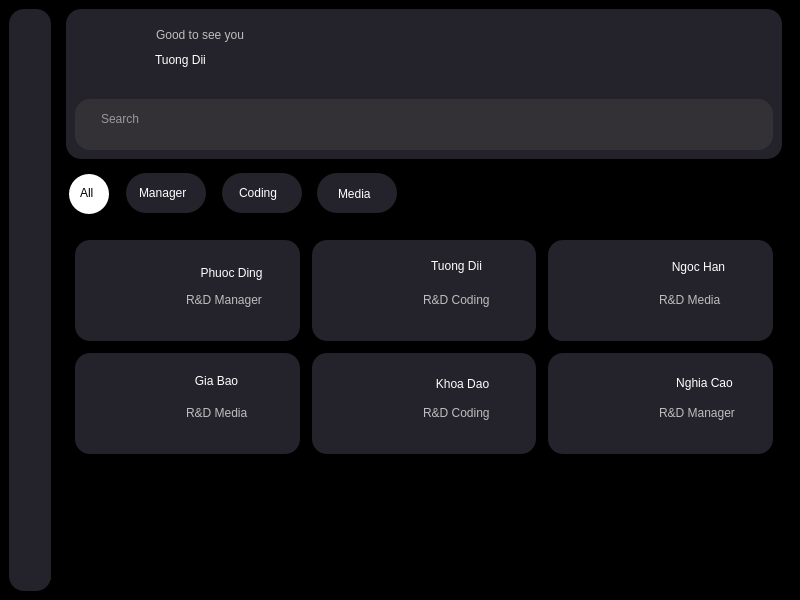
<?xml version="1.0" encoding="UTF-8"?>
<ui version="4.0">
 <class>MainWindow</class>
 <widget class="QMainWindow" name="MainWindow">
  <property name="geometry">
   <rect>
    <x>0</x>
    <y>0</y>
    <width>800</width>
    <height>600</height>
   </rect>
  </property>
  <property name="windowTitle">
   <string>MainWindow</string>
  </property>
  <property name="styleSheet">
   <string notr="true">background-color: black;</string>
  </property>
  <widget class="QWidget" name="centralwidget">
   <layout class="QHBoxLayout" name="horizontalLayout">
    <item>
     <widget class="QWidget" name="widget" native="true">
      <property name="minimumSize">
       <size>
        <width>42</width>
        <height>0</height>
       </size>
      </property>
      <property name="maximumSize">
       <size>
        <width>42</width>
        <height>16777215</height>
       </size>
      </property>
      <property name="styleSheet">
       <string notr="true">background-color: #24222A;
border-radius: 15px;</string>
      </property>
      <layout class="QVBoxLayout" name="verticalLayout_3">
       <item>
        <widget class="QWidget" name="widget_8" native="true">
         <widget class="QLabel" name="label_7">
          <property name="geometry">
           <rect>
            <x>1</x>
            <y>11</y>
            <width>20</width>
            <height>20</height>
           </rect>
          </property>
          <property name="text">
           <string/>
          </property>
          <property name="pixmap">
           <pixmap>../img/icons8-home-30.png</pixmap>
          </property>
          <property name="scaledContents">
           <bool>true</bool>
          </property>
         </widget>
         <widget class="QLabel" name="label_8">
          <property name="geometry">
           <rect>
            <x>1</x>
            <y>41</y>
            <width>20</width>
            <height>20</height>
           </rect>
          </property>
          <property name="text">
           <string/>
          </property>
          <property name="pixmap">
           <pixmap>../img/icons8-images-folder-48.png</pixmap>
          </property>
          <property name="scaledContents">
           <bool>true</bool>
          </property>
         </widget>
         <widget class="QLabel" name="label_9">
          <property name="geometry">
           <rect>
            <x>2</x>
            <y>71</y>
            <width>20</width>
            <height>20</height>
           </rect>
          </property>
          <property name="text">
           <string/>
          </property>
          <property name="pixmap">
           <pixmap>../img/icons8-friends-48.png</pixmap>
          </property>
          <property name="scaledContents">
           <bool>true</bool>
          </property>
         </widget>
        </widget>
       </item>
       <item>
        <widget class="QWidget" name="widget_9" native="true">
         <property name="minimumSize">
          <size>
           <width>40</width>
           <height>40</height>
          </size>
         </property>
         <property name="maximumSize">
          <size>
           <width>40</width>
           <height>40</height>
          </size>
         </property>
         <widget class="QLabel" name="label_6">
          <property name="geometry">
           <rect>
            <x>2</x>
            <y>13</y>
            <width>20</width>
            <height>20</height>
           </rect>
          </property>
          <property name="text">
           <string/>
          </property>
          <property name="pixmap">
           <pixmap>../img/icons8-qr-64.png</pixmap>
          </property>
          <property name="scaledContents">
           <bool>true</bool>
          </property>
         </widget>
        </widget>
       </item>
      </layout>
     </widget>
    </item>
    <item>
     <widget class="QWidget" name="widget_2" native="true">
      <property name="styleSheet">
       <string notr="true"/>
      </property>
      <layout class="QVBoxLayout" name="verticalLayout">
       <property name="topMargin">
        <number>0</number>
       </property>
       <item>
        <widget class="QWidget" name="widget_3" native="true">
         <property name="minimumSize">
          <size>
           <width>0</width>
           <height>150</height>
          </size>
         </property>
         <property name="maximumSize">
          <size>
           <width>16777215</width>
           <height>150</height>
          </size>
         </property>
         <property name="styleSheet">
          <string notr="true">background-color: #24222A;
border-radius: 15px;</string>
         </property>
         <layout class="QVBoxLayout" name="verticalLayout_2">
          <property name="topMargin">
           <number>0</number>
          </property>
          <item>
           <widget class="QFrame" name="frame">
            <property name="frameShape">
             <enum>QFrame::StyledPanel</enum>
            </property>
            <property name="frameShadow">
             <enum>QFrame::Raised</enum>
            </property>
            <layout class="QHBoxLayout" name="horizontalLayout_2">
             <property name="leftMargin">
              <number>0</number>
             </property>
             <property name="topMargin">
              <number>0</number>
             </property>
             <property name="rightMargin">
              <number>0</number>
             </property>
             <property name="bottomMargin">
              <number>0</number>
             </property>
             <item>
              <widget class="QWidget" name="widget_6" native="true">
               <widget class="QLabel" name="lblUser">
                <property name="geometry">
                 <rect>
                  <x>-3</x>
                  <y>8</y>
                  <width>70</width>
                  <height>70</height>
                 </rect>
                </property>
                <property name="text">
                 <string/>
                </property>
                <property name="pixmap">
                 <pixmap>../img/TuongDii.png</pixmap>
                </property>
                <property name="scaledContents">
                 <bool>true</bool>
                </property>
               </widget>
               <widget class="QLabel" name="label_3">
                <property name="enabled">
                 <bool>false</bool>
                </property>
                <property name="geometry">
                 <rect>
                  <x>81</x>
                  <y>18</y>
                  <width>121</width>
                  <height>16</height>
                 </rect>
                </property>
                <property name="styleSheet">
                 <string notr="true">font: 11pt &quot;Segoe UI&quot;;</string>
                </property>
                <property name="text">
                 <string>Good to see you</string>
                </property>
               </widget>
               <widget class="QLabel" name="lbUsername">
                <property name="geometry">
                 <rect>
                  <x>80</x>
                  <y>40</y>
                  <width>91</width>
                  <height>21</height>
                 </rect>
                </property>
                <property name="styleSheet">
                 <string notr="true">font: 700 12pt &quot;Arial&quot;;
color: #ffffff;</string>
                </property>
                <property name="text">
                 <string>Tuong Dii</string>
                </property>
               </widget>
              </widget>
             </item>
             <item>
              <widget class="QWidget" name="widget_7" native="true">
               <property name="minimumSize">
                <size>
                 <width>80</width>
                 <height>0</height>
                </size>
               </property>
               <property name="maximumSize">
                <size>
                 <width>80</width>
                 <height>16777215</height>
                </size>
               </property>
               <widget class="QLabel" name="label">
                <property name="geometry">
                 <rect>
                  <x>26</x>
                  <y>20</y>
                  <width>50</width>
                  <height>50</height>
                 </rect>
                </property>
                <property name="text">
                 <string/>
                </property>
                <property name="pixmap">
                 <pixmap>../img/icons8-qr-code-64.png</pixmap>
                </property>
                <property name="scaledContents">
                 <bool>true</bool>
                </property>
               </widget>
              </widget>
             </item>
            </layout>
           </widget>
          </item>
          <item>
           <widget class="QFrame" name="frame_2">
            <property name="minimumSize">
             <size>
              <width>0</width>
              <height>51</height>
             </size>
            </property>
            <property name="maximumSize">
             <size>
              <width>16777215</width>
              <height>51</height>
             </size>
            </property>
            <property name="styleSheet">
             <string notr="true">background-color: #333135;</string>
            </property>
            <property name="frameShape">
             <enum>QFrame::StyledPanel</enum>
            </property>
            <property name="frameShadow">
             <enum>QFrame::Raised</enum>
            </property>
            <layout class="QHBoxLayout" name="horizontalLayout_3">
             <item>
              <widget class="QLabel" name="label_5">
               <property name="maximumSize">
                <size>
                 <width>25</width>
                 <height>25</height>
                </size>
               </property>
               <property name="text">
                <string/>
               </property>
               <property name="pixmap">
                <pixmap>../img/icons8-search-30.png</pixmap>
               </property>
               <property name="scaledContents">
                <bool>true</bool>
               </property>
              </widget>
             </item>
             <item>
              <widget class="QTextEdit" name="textEdit">
               <property name="cursor" stdset="0">
                <cursorShape>IBeamCursor</cursorShape>
               </property>
               <property name="styleSheet">
                <string notr="true">color: white</string>
               </property>
               <property name="placeholderText">
                <string>Search</string>
               </property>
              </widget>
             </item>
            </layout>
           </widget>
          </item>
         </layout>
        </widget>
       </item>
       <item>
        <widget class="QWidget" name="widget_4" native="true">
         <property name="minimumSize">
          <size>
           <width>0</width>
           <height>60</height>
          </size>
         </property>
         <property name="maximumSize">
          <size>
           <width>16777215</width>
           <height>60</height>
          </size>
         </property>
         <property name="styleSheet">
          <string notr="true"/>
         </property>
         <widget class="QGraphicsView" name="graphicsView">
          <property name="geometry">
           <rect>
            <x>3</x>
            <y>9</y>
            <width>40</width>
            <height>40</height>
           </rect>
          </property>
          <property name="styleSheet">
           <string notr="true">border-radius: 20px;
background-color: #FFFFFF;</string>
          </property>
         </widget>
         <widget class="QGraphicsView" name="graphicsView_2">
          <property name="geometry">
           <rect>
            <x>60</x>
            <y>8</y>
            <width>80</width>
            <height>40</height>
           </rect>
          </property>
          <property name="styleSheet">
           <string notr="true">border-radius: 20px;
background-color: #24222A;</string>
          </property>
         </widget>
         <widget class="QGraphicsView" name="graphicsView_5">
          <property name="geometry">
           <rect>
            <x>156</x>
            <y>8</y>
            <width>80</width>
            <height>40</height>
           </rect>
          </property>
          <property name="styleSheet">
           <string notr="true">border-radius: 20px;
background-color: #24222A;</string>
          </property>
         </widget>
         <widget class="QGraphicsView" name="graphicsView_6">
          <property name="geometry">
           <rect>
            <x>251</x>
            <y>8</y>
            <width>80</width>
            <height>40</height>
           </rect>
          </property>
          <property name="styleSheet">
           <string notr="true">border-radius: 20px;
background-color: #24222A;</string>
          </property>
         </widget>
         <widget class="QLabel" name="label_10">
          <property name="geometry">
           <rect>
            <x>14</x>
            <y>20</y>
            <width>21</width>
            <height>16</height>
           </rect>
          </property>
          <property name="styleSheet">
           <string notr="true">background-color: #FFFFFF;
font: 700 10pt &quot;Arial&quot;;</string>
          </property>
          <property name="text">
           <string>All</string>
          </property>
          <property name="scaledContents">
           <bool>true</bool>
          </property>
         </widget>
         <widget class="QLabel" name="label_11">
          <property name="geometry">
           <rect>
            <x>73</x>
            <y>17</y>
            <width>61</width>
            <height>21</height>
           </rect>
          </property>
          <property name="styleSheet">
           <string notr="true">background-color: #24222A;
font: 700 10pt &quot;Arial&quot;;
color: #FFFFFF;</string>
          </property>
          <property name="text">
           <string>Manager</string>
          </property>
         </widget>
         <widget class="QLabel" name="label_12">
          <property name="geometry">
           <rect>
            <x>173</x>
            <y>17</y>
            <width>51</width>
            <height>21</height>
           </rect>
          </property>
          <property name="styleSheet">
           <string notr="true">background-color: #24222A;
font: 700 10pt &quot;Arial&quot;;
color: #FFFFFF;</string>
          </property>
          <property name="text">
           <string>Coding</string>
          </property>
         </widget>
         <widget class="QLabel" name="label_13">
          <property name="geometry">
           <rect>
            <x>272</x>
            <y>18</y>
            <width>51</width>
            <height>21</height>
           </rect>
          </property>
          <property name="styleSheet">
           <string notr="true">background-color: #24222A;
font: 700 10pt &quot;Arial&quot;;
color: #FFFFFF;</string>
          </property>
          <property name="text">
           <string>Media</string>
          </property>
         </widget>
        </widget>
       </item>
       <item>
        <widget class="QWidget" name="widget_5" native="true">
         <property name="styleSheet">
          <string notr="true"/>
         </property>
         <layout class="QGridLayout" name="gridLayout">
          <property name="spacing">
           <number>12</number>
          </property>
          <item row="0" column="1">
           <widget class="QFrame" name="frame_6">
            <property name="styleSheet">
             <string notr="true">background-color: #24222A;
border-radius: 15px;</string>
            </property>
            <property name="frameShape">
             <enum>QFrame::StyledPanel</enum>
            </property>
            <property name="frameShadow">
             <enum>QFrame::Raised</enum>
            </property>
            <widget class="QLabel" name="label_23">
             <property name="enabled">
              <bool>false</bool>
             </property>
             <property name="geometry">
              <rect>
               <x>111</x>
               <y>50</y>
               <width>91</width>
               <height>20</height>
              </rect>
             </property>
             <property name="styleSheet">
              <string notr="true">font: 700 10pt &quot;Arial&quot;;
</string>
             </property>
             <property name="text">
              <string>R&amp;D Coding</string>
             </property>
            </widget>
            <widget class="QPushButton" name="btn_view2">
             <property name="geometry">
              <rect>
               <x>107</x>
               <y>14</y>
               <width>75</width>
               <height>24</height>
              </rect>
             </property>
             <property name="cursor">
              <cursorShape>PointingHandCursor</cursorShape>
             </property>
             <property name="styleSheet">
              <string notr="true">font: 700 12pt &quot;Arial&quot;;
color: #ffffff;</string>
             </property>
             <property name="text">
              <string>Tuong Dii</string>
             </property>
            </widget>
            <widget class="QPushButton" name="btn_viewImg2">
             <property name="geometry">
              <rect>
               <x>1</x>
               <y>6</y>
               <width>101</width>
               <height>90</height>
              </rect>
             </property>
             <property name="cursor">
              <cursorShape>PointingHandCursor</cursorShape>
             </property>
             <property name="text">
              <string/>
             </property>
             <property name="icon">
              <iconset>
               <normaloff>../img/TuongDii.png</normaloff>../img/TuongDii.png</iconset>
             </property>
             <property name="iconSize">
              <size>
               <width>100</width>
               <height>91</height>
              </size>
             </property>
            </widget>
           </widget>
          </item>
          <item row="1" column="2">
           <widget class="QFrame" name="frame_9">
            <property name="styleSheet">
             <string notr="true">background-color: #24222A;
border-radius: 15px;</string>
            </property>
            <property name="frameShape">
             <enum>QFrame::StyledPanel</enum>
            </property>
            <property name="frameShadow">
             <enum>QFrame::Raised</enum>
            </property>
            <widget class="QLabel" name="label_32">
             <property name="enabled">
              <bool>false</bool>
             </property>
             <property name="geometry">
              <rect>
               <x>111</x>
               <y>50</y>
               <width>91</width>
               <height>20</height>
              </rect>
             </property>
             <property name="styleSheet">
              <string notr="true">font: 700 10pt &quot;Arial&quot;;
</string>
             </property>
             <property name="text">
              <string>R&amp;D Manager</string>
             </property>
            </widget>
            <widget class="QPushButton" name="btn_viewImg6">
             <property name="geometry">
              <rect>
               <x>6</x>
               <y>6</y>
               <width>101</width>
               <height>91</height>
              </rect>
             </property>
             <property name="cursor">
              <cursorShape>PointingHandCursor</cursorShape>
             </property>
             <property name="text">
              <string/>
             </property>
             <property name="icon">
              <iconset>
               <normaloff>../img/Minh.png</normaloff>../img/Minh.png</iconset>
             </property>
             <property name="iconSize">
              <size>
               <width>100</width>
               <height>91</height>
              </size>
             </property>
            </widget>
            <widget class="QPushButton" name="btn_view6">
             <property name="geometry">
              <rect>
               <x>106</x>
               <y>18</y>
               <width>101</width>
               <height>24</height>
              </rect>
             </property>
             <property name="cursor">
              <cursorShape>PointingHandCursor</cursorShape>
             </property>
             <property name="styleSheet">
              <string notr="true">font: 700 12pt &quot;Arial&quot;;
color: #ffffff;</string>
             </property>
             <property name="text">
              <string>Nghia Cao</string>
             </property>
            </widget>
           </widget>
          </item>
          <item row="0" column="0">
           <widget class="QFrame" name="frame_4">
            <property name="minimumSize">
             <size>
              <width>0</width>
              <height>0</height>
             </size>
            </property>
            <property name="maximumSize">
             <size>
              <width>16777215</width>
              <height>101</height>
             </size>
            </property>
            <property name="styleSheet">
             <string notr="true">background-color: #24222A;
border-radius: 15px;</string>
            </property>
            <property name="frameShape">
             <enum>QFrame::StyledPanel</enum>
            </property>
            <property name="frameShadow">
             <enum>QFrame::Raised</enum>
            </property>
            <widget class="QLabel" name="label_14">
             <property name="enabled">
              <bool>false</bool>
             </property>
             <property name="geometry">
              <rect>
               <x>111</x>
               <y>50</y>
               <width>91</width>
               <height>20</height>
              </rect>
             </property>
             <property name="styleSheet">
              <string notr="true">font: 700 10pt &quot;Arial&quot;;
</string>
             </property>
             <property name="text">
              <string>R&amp;D Manager</string>
             </property>
            </widget>
            <widget class="QPushButton" name="btn_viewImg1">
             <property name="geometry">
              <rect>
               <x>10</x>
               <y>10</y>
               <width>91</width>
               <height>81</height>
              </rect>
             </property>
             <property name="cursor">
              <cursorShape>PointingHandCursor</cursorShape>
             </property>
             <property name="text">
              <string/>
             </property>
             <property name="icon">
              <iconset>
               <normaloff>../img/anhPhuoc.png</normaloff>../img/anhPhuoc.png</iconset>
             </property>
             <property name="iconSize">
              <size>
               <width>100</width>
               <height>91</height>
              </size>
             </property>
            </widget>
            <widget class="QPushButton" name="btn_view1">
             <property name="geometry">
              <rect>
               <x>106</x>
               <y>17</y>
               <width>101</width>
               <height>31</height>
              </rect>
             </property>
             <property name="cursor">
              <cursorShape>PointingHandCursor</cursorShape>
             </property>
             <property name="styleSheet">
              <string notr="true">font: 700 12pt &quot;Arial&quot;;
color: #ffffff;</string>
             </property>
             <property name="text">
              <string>Phuoc Ding</string>
             </property>
            </widget>
           </widget>
          </item>
          <item row="1" column="0">
           <widget class="QFrame" name="frame_5">
            <property name="maximumSize">
             <size>
              <width>16777215</width>
              <height>101</height>
             </size>
            </property>
            <property name="styleSheet">
             <string notr="true">background-color: #24222A;
border-radius: 15px;</string>
            </property>
            <property name="frameShape">
             <enum>QFrame::StyledPanel</enum>
            </property>
            <property name="frameShadow">
             <enum>QFrame::Raised</enum>
            </property>
            <widget class="QLabel" name="label_15">
             <property name="enabled">
              <bool>false</bool>
             </property>
             <property name="geometry">
              <rect>
               <x>111</x>
               <y>50</y>
               <width>91</width>
               <height>20</height>
              </rect>
             </property>
             <property name="styleSheet">
              <string notr="true">font: 700 10pt &quot;Arial&quot;;
</string>
             </property>
             <property name="text">
              <string>R&amp;D Media</string>
             </property>
            </widget>
            <widget class="QPushButton" name="btn_viewImg4">
             <property name="geometry">
              <rect>
               <x>10</x>
               <y>7</y>
               <width>91</width>
               <height>91</height>
              </rect>
             </property>
             <property name="cursor">
              <cursorShape>PointingHandCursor</cursorShape>
             </property>
             <property name="text">
              <string/>
             </property>
             <property name="icon">
              <iconset>
               <normaloff>../img/bao (2).png</normaloff>../img/bao (2).png</iconset>
             </property>
             <property name="iconSize">
              <size>
               <width>100</width>
               <height>91</height>
              </size>
             </property>
            </widget>
            <widget class="QPushButton" name="btn_view4">
             <property name="geometry">
              <rect>
               <x>104</x>
               <y>16</y>
               <width>75</width>
               <height>24</height>
              </rect>
             </property>
             <property name="cursor">
              <cursorShape>PointingHandCursor</cursorShape>
             </property>
             <property name="styleSheet">
              <string notr="true">font: 700 12pt &quot;Arial&quot;;
color: #ffffff;</string>
             </property>
             <property name="text">
              <string>Gia Bao</string>
             </property>
            </widget>
           </widget>
          </item>
          <item row="1" column="1">
           <widget class="QFrame" name="frame_7">
            <property name="styleSheet">
             <string notr="true">background-color: #24222A;
border-radius: 15px;</string>
            </property>
            <property name="frameShape">
             <enum>QFrame::StyledPanel</enum>
            </property>
            <property name="frameShadow">
             <enum>QFrame::Raised</enum>
            </property>
            <widget class="QLabel" name="label_26">
             <property name="enabled">
              <bool>false</bool>
             </property>
             <property name="geometry">
              <rect>
               <x>111</x>
               <y>50</y>
               <width>91</width>
               <height>20</height>
              </rect>
             </property>
             <property name="styleSheet">
              <string notr="true">font: 700 10pt &quot;Arial&quot;;
</string>
             </property>
             <property name="text">
              <string>R&amp;D Coding</string>
             </property>
            </widget>
            <widget class="QPushButton" name="btn_viewImg5">
             <property name="geometry">
              <rect>
               <x>3</x>
               <y>7</y>
               <width>101</width>
               <height>91</height>
              </rect>
             </property>
             <property name="cursor">
              <cursorShape>PointingHandCursor</cursorShape>
             </property>
             <property name="text">
              <string/>
             </property>
             <property name="icon">
              <iconset>
               <normaloff>../img/khoa.png</normaloff>../img/khoa.png</iconset>
             </property>
             <property name="iconSize">
              <size>
               <width>100</width>
               <height>91</height>
              </size>
             </property>
            </widget>
            <widget class="QPushButton" name="btn_view5">
             <property name="geometry">
              <rect>
               <x>105</x>
               <y>15</y>
               <width>91</width>
               <height>31</height>
              </rect>
             </property>
             <property name="cursor">
              <cursorShape>PointingHandCursor</cursorShape>
             </property>
             <property name="styleSheet">
              <string notr="true">font: 700 12pt &quot;Arial&quot;;
color: #ffffff;</string>
             </property>
             <property name="text">
              <string>Khoa Dao</string>
             </property>
            </widget>
           </widget>
          </item>
          <item row="0" column="2">
           <widget class="QFrame" name="frame_8">
            <property name="styleSheet">
             <string notr="true">background-color: #24222A;
border-radius: 15px;</string>
            </property>
            <property name="frameShape">
             <enum>QFrame::StyledPanel</enum>
            </property>
            <property name="frameShadow">
             <enum>QFrame::Raised</enum>
            </property>
            <widget class="QLabel" name="label_29">
             <property name="enabled">
              <bool>false</bool>
             </property>
             <property name="geometry">
              <rect>
               <x>111</x>
               <y>50</y>
               <width>91</width>
               <height>20</height>
              </rect>
             </property>
             <property name="styleSheet">
              <string notr="true">font: 700 10pt &quot;Arial&quot;;
</string>
             </property>
             <property name="text">
              <string>R&amp;D Media</string>
             </property>
            </widget>
            <widget class="QPushButton" name="btn_viewImg3">
             <property name="geometry">
              <rect>
               <x>0</x>
               <y>10</y>
               <width>101</width>
               <height>91</height>
              </rect>
             </property>
             <property name="cursor">
              <cursorShape>PointingHandCursor</cursorShape>
             </property>
             <property name="text">
              <string/>
             </property>
             <property name="icon">
              <iconset>
               <normaloff>../img/chiHan.png</normaloff>../img/chiHan.png</iconset>
             </property>
             <property name="iconSize">
              <size>
               <width>100</width>
               <height>91</height>
              </size>
             </property>
            </widget>
            <widget class="QPushButton" name="btn_view3">
             <property name="geometry">
              <rect>
               <x>110</x>
               <y>11</y>
               <width>81</width>
               <height>31</height>
              </rect>
             </property>
             <property name="cursor">
              <cursorShape>PointingHandCursor</cursorShape>
             </property>
             <property name="styleSheet">
              <string notr="true">font: 700 12pt &quot;Arial&quot;;
color: #ffffff;
</string>
             </property>
             <property name="text">
              <string>Ngoc Han</string>
             </property>
            </widget>
           </widget>
          </item>
          <item row="2" column="1">
           <widget class="QWidget" name="widget_10" native="true"/>
          </item>
         </layout>
        </widget>
       </item>
      </layout>
     </widget>
    </item>
   </layout>
  </widget>
 </widget>
 <resources/>
 <connections/>
</ui>
